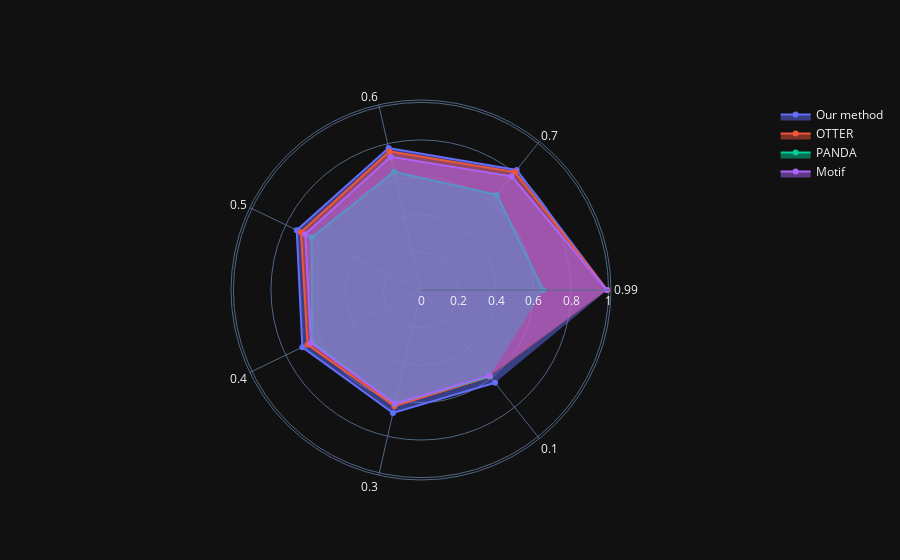

Notebook code cell kept with this figure:
### Code cell
shuffling = [0.01, 0.3, 0.4, 0.5, 0.6, 0.7, 0.9]

scores = []
for shuffle in shuffling :
    scores.append(simulation(shuffling = shuffle))
    
giraffe.utils.star_plot(list(map(list, zip(*scores))), [str(round(1 - shuffle, 2)) for shuffle in shuffling], ["Our method", "OTTER", "PANDA", "Motif"])

### Figure 1 — Plotly figure (JSON) as saved in the notebook; plotly's stock layout.template omitted (floating-point values rounded to 4 significant figures)
{"data": [{"fill": "toself", "name": "Our method", "r": [0.9929, 0.8183, 0.7762, 0.7355, 0.7022, 0.6727, 0.6329], "theta": ["0.99", "0.7", "0.6", "0.5", "0.4", "0.3", "0.1"], "type": "scatterpolar"}, {"fill": "toself", "name": "OTTER", "r": [0.9928, 0.804, 0.7579, 0.7102, 0.6715, 0.6353, 0.5906], "theta": ["0.99", "0.7", "0.6", "0.5", "0.4", "0.3", "0.1"], "type": "scatterpolar"}, {"fill": "toself", "name": "PANDA", "r": [0.6519, 0.6485, 0.6464, 0.6467, 0.6437, 0.623, 0.5877], "theta": ["0.99", "0.7", "0.6", "0.5", "0.4", "0.3", "0.1"], "type": "scatterpolar"}, {"fill": "toself", "name": "Motif", "r": [0.9903, 0.7752, 0.7285, 0.6848, 0.6508, 0.6224, 0.5839], "theta": ["0.99", "0.7", "0.6", "0.5", "0.4", "0.3", "0.1"], "type": "scatterpolar"}], "layout": {"polar": {"radialaxis": {"visible": true}}, "showlegend": true}}
